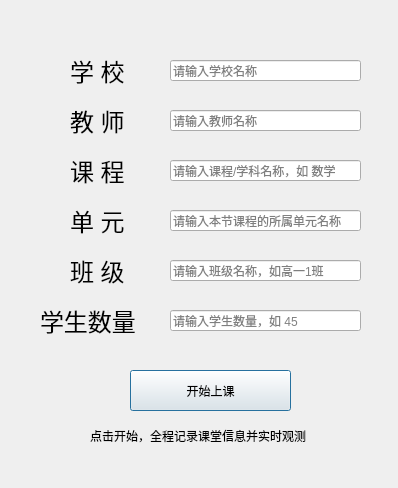
<?xml version="1.0" encoding="UTF-8"?>
<ui version="4.0">
 <class>setting</class>
 <widget class="QDialog" name="setting">
  <property name="geometry">
   <rect>
    <x>0</x>
    <y>0</y>
    <width>398</width>
    <height>488</height>
   </rect>
  </property>
  <property name="windowTitle">
   <string>Dialog</string>
  </property>
  <widget class="QPushButton" name="pushButton">
   <property name="geometry">
    <rect>
     <x>130</x>
     <y>370</y>
     <width>161</width>
     <height>41</height>
    </rect>
   </property>
   <property name="text">
    <string>开始上课</string>
   </property>
  </widget>
  <widget class="QLabel" name="label">
   <property name="geometry">
    <rect>
     <x>70</x>
     <y>50</y>
     <width>181</width>
     <height>41</height>
    </rect>
   </property>
   <property name="text">
    <string>&lt;html&gt;&lt;head/&gt;&lt;body&gt;&lt;p&gt;&lt;span style=&quot; font-size:18pt;&quot;&gt;学 校&lt;/span&gt;&lt;/p&gt;&lt;/body&gt;&lt;/html&gt;</string>
   </property>
  </widget>
  <widget class="QLineEdit" name="lineEdit">
   <property name="geometry">
    <rect>
     <x>170</x>
     <y>60</y>
     <width>191</width>
     <height>21</height>
    </rect>
   </property>
   <property name="placeholderText">
    <string>请输入学校名称</string>
   </property>
  </widget>
  <widget class="QLabel" name="label_2">
   <property name="geometry">
    <rect>
     <x>70</x>
     <y>100</y>
     <width>181</width>
     <height>41</height>
    </rect>
   </property>
   <property name="text">
    <string>&lt;html&gt;&lt;head/&gt;&lt;body&gt;&lt;p&gt;&lt;span style=&quot; font-size:18pt;&quot;&gt;教 师&lt;/span&gt;&lt;/p&gt;&lt;/body&gt;&lt;/html&gt;</string>
   </property>
  </widget>
  <widget class="QLineEdit" name="lineEdit_2">
   <property name="geometry">
    <rect>
     <x>170</x>
     <y>110</y>
     <width>191</width>
     <height>21</height>
    </rect>
   </property>
   <property name="placeholderText">
    <string>请输入教师名称</string>
   </property>
  </widget>
  <widget class="QLabel" name="label_3">
   <property name="geometry">
    <rect>
     <x>70</x>
     <y>150</y>
     <width>181</width>
     <height>41</height>
    </rect>
   </property>
   <property name="text">
    <string>&lt;html&gt;&lt;head/&gt;&lt;body&gt;&lt;p&gt;&lt;span style=&quot; font-size:18pt;&quot;&gt;课 程&lt;/span&gt;&lt;/p&gt;&lt;/body&gt;&lt;/html&gt;</string>
   </property>
  </widget>
  <widget class="QLineEdit" name="lineEdit_3">
   <property name="geometry">
    <rect>
     <x>170</x>
     <y>160</y>
     <width>191</width>
     <height>21</height>
    </rect>
   </property>
   <property name="placeholderText">
    <string>请输入课程/学科名称，如 数学</string>
   </property>
  </widget>
  <widget class="QLabel" name="label_4">
   <property name="geometry">
    <rect>
     <x>70</x>
     <y>200</y>
     <width>181</width>
     <height>41</height>
    </rect>
   </property>
   <property name="text">
    <string>&lt;html&gt;&lt;head/&gt;&lt;body&gt;&lt;p&gt;&lt;span style=&quot; font-size:18pt;&quot;&gt;单 元&lt;/span&gt;&lt;/p&gt;&lt;/body&gt;&lt;/html&gt;</string>
   </property>
  </widget>
  <widget class="QLineEdit" name="lineEdit_4">
   <property name="geometry">
    <rect>
     <x>170</x>
     <y>210</y>
     <width>191</width>
     <height>21</height>
    </rect>
   </property>
   <property name="placeholderText">
    <string>请输入本节课程的所属单元名称</string>
   </property>
  </widget>
  <widget class="QLabel" name="label_5">
   <property name="geometry">
    <rect>
     <x>70</x>
     <y>250</y>
     <width>181</width>
     <height>41</height>
    </rect>
   </property>
   <property name="text">
    <string>&lt;html&gt;&lt;head/&gt;&lt;body&gt;&lt;p&gt;&lt;span style=&quot; font-size:18pt;&quot;&gt;班 级&lt;/span&gt;&lt;/p&gt;&lt;/body&gt;&lt;/html&gt;</string>
   </property>
  </widget>
  <widget class="QLineEdit" name="lineEdit_5">
   <property name="geometry">
    <rect>
     <x>170</x>
     <y>260</y>
     <width>191</width>
     <height>21</height>
    </rect>
   </property>
   <property name="placeholderText">
    <string>请输入班级名称，如高一1班</string>
   </property>
  </widget>
  <widget class="QLabel" name="label_6">
   <property name="geometry">
    <rect>
     <x>40</x>
     <y>300</y>
     <width>181</width>
     <height>41</height>
    </rect>
   </property>
   <property name="text">
    <string>&lt;html&gt;&lt;head/&gt;&lt;body&gt;&lt;p&gt;&lt;span style=&quot; font-size:18pt;&quot;&gt;学生数量&lt;/span&gt;&lt;/p&gt;&lt;/body&gt;&lt;/html&gt;</string>
   </property>
  </widget>
  <widget class="QLineEdit" name="lineEdit_6">
   <property name="geometry">
    <rect>
     <x>170</x>
     <y>310</y>
     <width>191</width>
     <height>21</height>
    </rect>
   </property>
   <property name="placeholderText">
    <string>请输入学生数量，如 45</string>
   </property>
  </widget>
  <widget class="QLabel" name="label_7">
   <property name="geometry">
    <rect>
     <x>90</x>
     <y>420</y>
     <width>241</width>
     <height>31</height>
    </rect>
   </property>
   <property name="text">
    <string>点击开始，全程记录课堂信息并实时观测</string>
   </property>
  </widget>
 </widget>
 <resources/>
 <connections/>
</ui>
